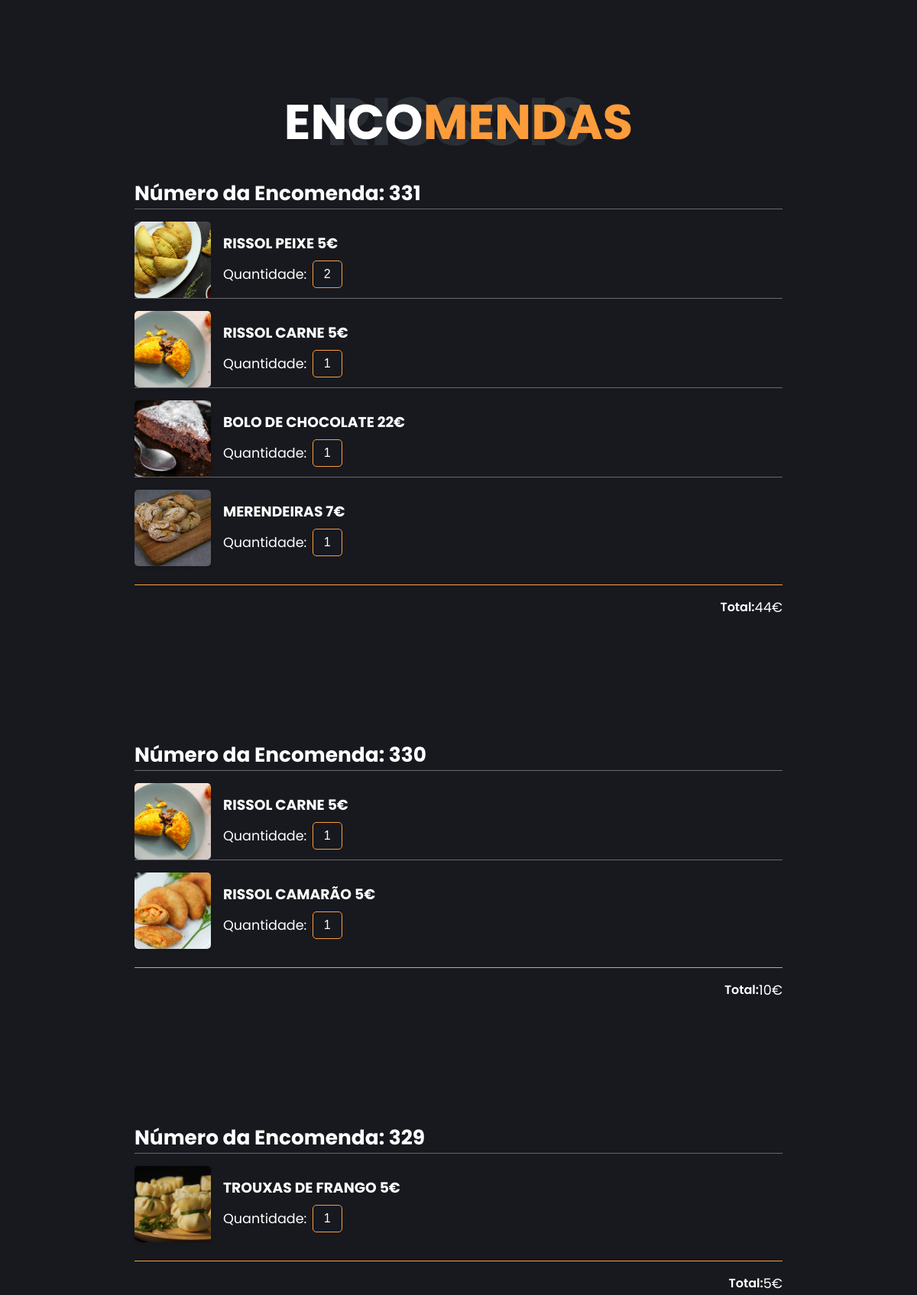
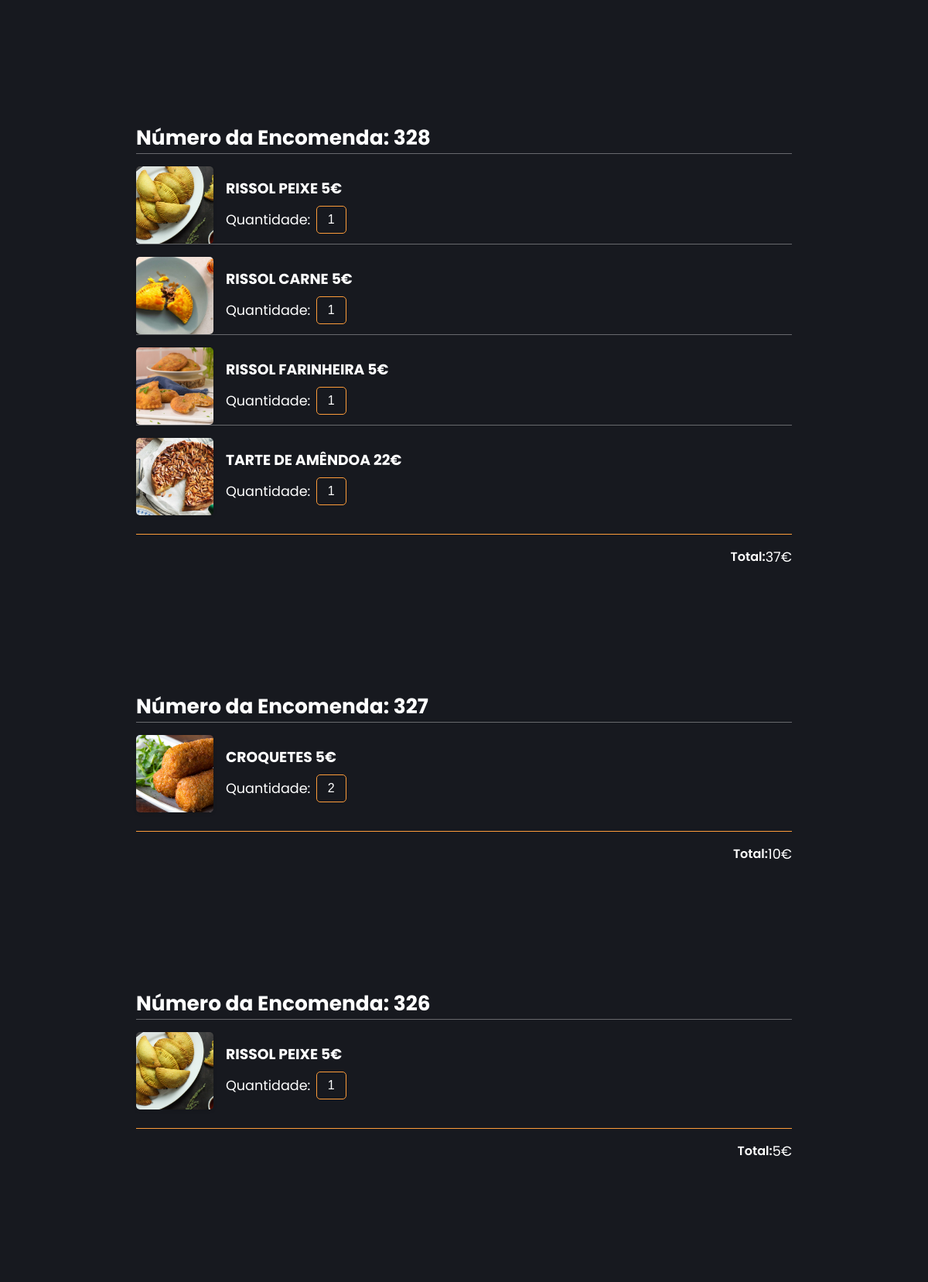
The page /php/historico.php (signed in, upper part) on the database its author committed (2 pictures, top to bottom).
### tables this page shows
CREATE TABLE Encomendas (
    id_Encomendas INTEGER PRIMARY KEY AUTOINCREMENT,
    id_clientes INTEGER NOT NULL,
    data_encomenda DATETIME,
    metedo_pagamento BOOLEAN,
    metedo_entrega BOOLEAN,
    mensagem TEXT,
    FOREIGN KEY(id_clientes) REFERENCES Clientes(id_clientes)
);

### includes/historico_inc.php (called while the page is built, shortened)
<?php
require_once 'conn.php';
require_once 'functions_inc.php';
$userId = $_SESSION["userid"];
$userOrders = getUserOrders($userId, $db);

### includes/functions_inc.php (called while the page is built, shortened)
<?php
function getUserOrders($userId, $db)
{
    $queryOrders = "SELECT * FROM Encomendas WHERE id_clientes = :userid";
    $stmtOrders = $db->prepare($queryOrders);
    $stmtOrders->bindValue(':userid', $userId, SQLITE3_INTEGER);
    $resultOrders = $stmtOrders->execute();
    $orders = array();
    while ($rowOrders = $resultOrders->fetchArray(SQLITE3_ASSOC)) {
        $order = array(
            'id_Encomendas' => $rowOrders['id_Encomendas'],
            'data_encomenda' => $rowOrders['data_encomenda'],
            'metedo_pagamento' => $rowOrders['metedo_pagamento'],
            'metedo_entrega' => $rowOrders['metedo_entrega'],
            'mensagem' => $rowOrders['mensagem'],
            'items' => array()
        );
        $queryItems = "SELECT p.nome_produto, p.preco, p.caminho_imagem, l.quantidade
                       FROM Linha_de_Encomenda l
                       INNER JOIN Produtos p ON l.Produtos_id_produto = p.id_produto
                       WHERE l.Encomendas_id_Encomendas = :orderId";
        $stmtItems = $db->prepare($queryItems);
        $stmtItems->bindValue(':orderId', $rowOrders['id_Encomendas'], SQLITE3_INTEGER);
        $resultItems = $stmtItems->execute();
        while ($rowItems = $resultItems->fetchArray(SQLITE3_ASSOC)) {
            $order['items'][] = array(
                'nome_produto' => $rowItems['nome_produto'],
                'preco' => $rowItems['preco'],
                'caminho_imagem' => $rowItems['caminho_imagem'],
                'quantidade' => $rowItems['quantidade']
            );
        }
        $orders[] = $order;
    }
    return $orders;
}

### php/historico.php (the view, shortened to what this page needs)
<!DOCTYPE html>
<html lang="en">
<head>
        <link rel="stylesheet" href="../styles/style.css" />
                    <link rel="stylesheet" href="https://cdnjs.cloudflare.com/ajax/libs/font-awesome/5.15.4/css/all.min.css" />
                        <link rel="stylesheet" href="https://cdnjs.cloudflare.com/ajax/libs/toastr.js/latest/toastr.min.css">
                                <link rel="stylesheet" href="https://cdn.jsdelivr.net/npm/sweetalert2@11.0.20/dist/sweetalert2.min.css">
</head>
<body class="main-content">
    <main>
        <section class="container contact active" id="contact">
            <div class="contact-container">
                <div class="main-title">
                    <h2>enco<span>mendas</span><span class="bg-text">Rissois</span></h2>
                </div><br>
                <?php
                include('../includes/historico_inc.php');
                foreach (array_reverse($userOrders) as $order) {
                    $total = 0;
                    echo "<div class='order'>";
                    echo "<h1>Número da Encomenda: " . $order['id_Encomendas'] . "</h1>";
                    foreach ($order['items'] as $item) {
                        echo "<div class='cart-item'>";
                        echo "<div class='cart-img-box' class='fancybox'>";
                        echo "<img src='{$item['caminho_imagem']}' alt='{$item['nome_produto']}' class='cart-img'>";
                        echo "</div>";
                        echo "<div class='detail-box'>";
                        echo "<div class='cart-product-title'><h3>{$item['nome_produto']} {$item['preco']}€</h3></div>";
                        echo "<div class='cart-quantity-box'>";
                        echo "<label for='quantity'>Quantidade:</label>";
                        echo "<input type='text' value='{$item['quantidade']}' class='cart-quantity' id='quantity' disabled>";
                        echo "</div>";
                        echo "</div>";
                        echo "</div>";
                        $total += $item['preco'] * $item['quantidade'];
                    }
                    echo "
    <div class='total'>
        <div class='total-title'>Total:</div>
        <div> {$total}€</div>
    </div>
    ";
                    echo "</div>";
                }
                ?>
        </section>
    </main>
</body>
</html>

### styles/style.css (style rules this page uses)
* { margin: 0; padding: 0; box-sizing: border-box; list-style: none; scroll-behavior: smooth; }
:root { --color-primary: #17191f; --color-secondary: #fd9c3a; --color-white: #ffff; --color-black: #000; --color-grey0: #f8f8f8; --color-grey-1: #dbe1e8; --color-grey-2: #b2becd; --color-grey-3: #6c7983; --color-grey-4: #454e56; --color-grey-5: #2a2e35; --color-grey-6: #12181b; --br-sm-2: 14px; --box-shadow-1: 0 5px 15px rgba(0, 0, 0, 0.2); }
body { background-color: var(--color-primary); font-family: "Poppins", sans-serif; font-size: 1.1rem; color: var(--color-white); transition: all 0.4s ease-in-out; }
section { min-height: 100vh; width: 100%; position: absolute; left: 0; top: 0; padding: 3rem 18rem; }
.container { display: none; transform: translateY(-100%) scale(0); transition: all 0.4s ease-in-out; background-color: var(--color-primary); }
.active { display: block; animation: appear 0.8s ease-in-out; transform: translateY(0) scaleY(1); }
.cart-item { display: grid; grid-template-columns: 100px 1fr auto; align-items: center; gap: 1rem; border-top: 1px solid rgba(255, 255, 255, 0.35); padding-top: 1rem; }
.cart-img-box { width: 100px; height: 100px; overflow: hidden; border-radius: 5px; box-shadow: 0 2px 4px rgba(0, 0, 0, 0.1); }
.cart-img { width: 100%; height: 100%; -o-object-fit: cover; object-fit: cover; }
.detail-box { display: grid; row-gap: 0.5rem; }
.cart-product-title { font-size: 1rem; text-transform: uppercase; }
.cart-quantity-box { display: flex; align-items: center; }
.cart-quantity { border: 1px solid var(--color-secondary); background-color: var(--color-primary); color: white; width: 2.4rem; text-align: center; font-size: 1rem; padding: 0.5rem; border-radius: 5px; margin-left: 0.5rem; }
.total { display: flex; justify-content: flex-end; margin-top: 1.5rem; padding-top: 1rem; transition: all 0.3s ease; border-top: 1px solid var(--color-secondary); }
.total-title { font-size: 1rem; font-weight: 600; }
input, button { border: none; outline: none; border-radius: 30px; font-size: 1.1em; }
input { width: 100%; background: #e6e6e6; color: var(--color-grey-3); letter-spacing: 0.5px; padding: 14px 64px; }
.main-title { text-align: center; }
.main-title h2 { position: relative; text-transform: uppercase; font-size: 4rem; font-weight: 700; }
.main-title h2 span { color: var(--color-secondary); }
.main-title h2 .bg-text { position: absolute; top: 50%; left: 50%; color: var(--color-grey-5); transition: all 0.4s ease-in-out; z-index: -1; transform: translate(-50%, -50%); font-weight: 800; font-size: 6.3rem; }
.order { margin-bottom: 10rem; }
@media screen and (max-width: 1432px) { .container { padding: 7rem 11rem; } }
@media screen and (max-width: 1432px) { .main-title h2 .bg-text { font-size: 5.5rem; } }

### rows shown on the page
encomendas: id_Encomendas "331", nome_produto "RISSOL PEIXE", preco "5", quantidade "2", nome_produto "RISSOL CARNE", quantidade "1", nome_produto "BOLO DE CHOCOLATE", preco "22", nome_produto "MERENDEIRAS", preco "7", total "44"
encomendas: id_Encomendas "330", nome_produto "RISSOL CARNE", preco "5", quantidade "1", nome_produto "RISSOL CAMARÃO", total "10"
encomendas: id_Encomendas "329", nome_produto "TROUXAS DE FRANGO", preco "5", quantidade "1", total "5"
encomendas: id_Encomendas "328", nome_produto "RISSOL PEIXE", preco "5", quantidade "1", nome_produto "RISSOL CARNE", nome_produto "RISSOL FARINHEIRA", nome_produto "TARTE DE AMÊNDOA", preco "22", total "37"
encomendas: id_Encomendas "327", nome_produto "CROQUETES", preco "5", quantidade "2", total "10"
encomendas: id_Encomendas "326", nome_produto "RISSOL PEIXE", preco "5", quantidade "1", total "5"
